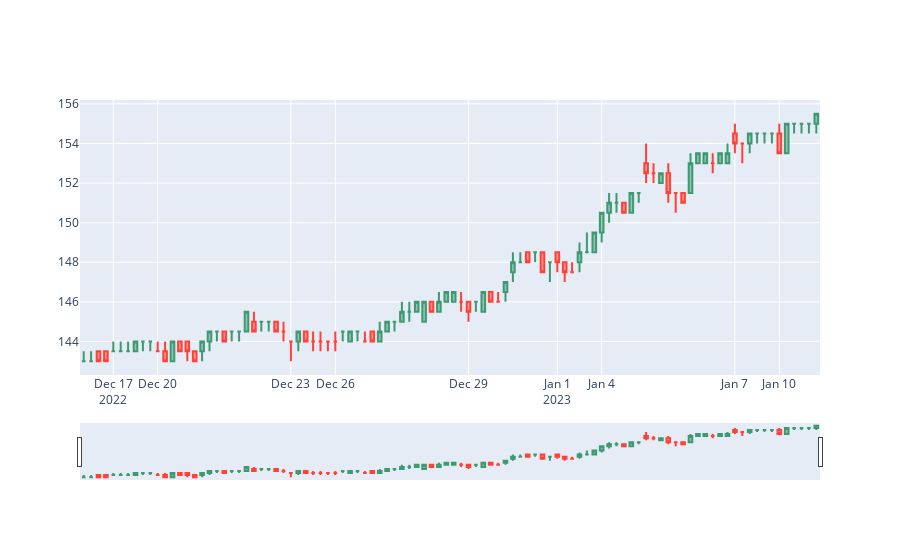

Notebook code for this chart:
### Code cell
fig = go.Figure(data=[go.Candlestick(
                        x=df1h['Datetime'],
                        open=df1h['Open'],
                        high=df1h['High'],
                        low=df1h['Low'],
                        close=df1h['Close']
)])

fig.update_xaxes(
    rangebreaks=[
        dict(bounds=[17, 10], pattern="hour"),
        dict(values=missing_datetime, dvalue=3600000)
    ])

fig.show()
